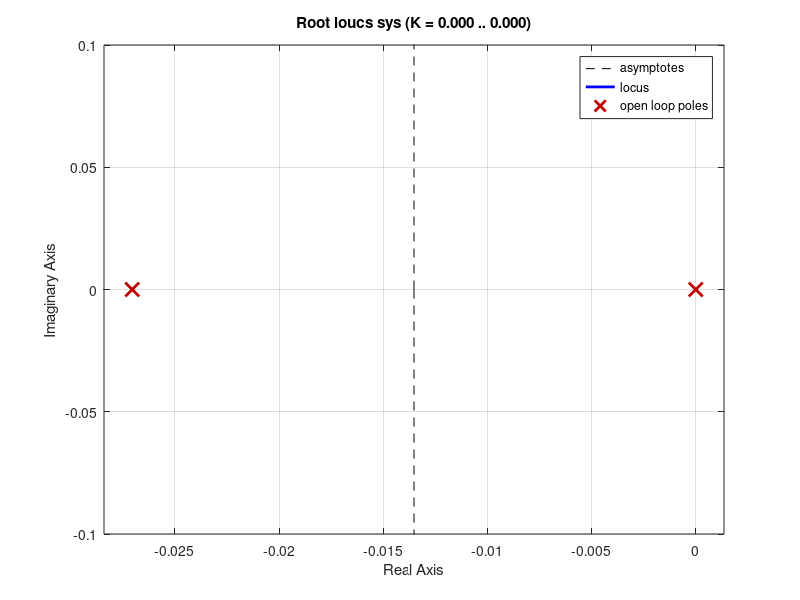

The MATLAB script that drew this image:
uw=0.0; u0=30.0; rho=1.202;

%Controlled vehicle parameters:
mc=1000.0; Cdc=0.5; Arc=1.5; fc=0.015;
Kc=(1/(rho*Cdc*Arc*(u0+uw))); Tc=mc*Kc;

% 4-state system for controller-design:
Aa=[0 -1 0 0; 0 -1/Tc 0 0; 1 0 0 0; 0 0 1 0];
Ba=[0;Kc/Tc;0;0];
Ca=[1 0 0 0];
[num, den]=ss2tf(Aa, Ba, Ca, 0);
sys=tf(num, den);
rlocus(sys);
eig(sys)